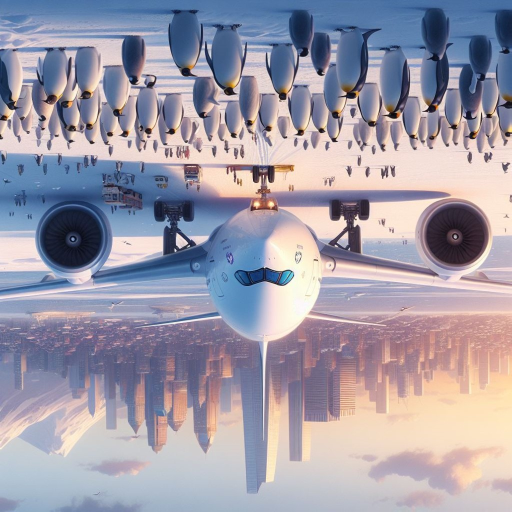
#> input picture upside-down-flipped.jpg, 1023 x 1023 px, found by its file name (shown at 1/2 size)
$ jupyter execute --allow-errors 'PENGOLAHAN CITRA image processing.ipynb'   (shell and % lines are left out)
#> lines starting #> are read from the running program, lines starting #| are printed output that depends on the picture
#Install perintah

#load the LIB

[cell 1]
from PIL import Image
import cv2
import matplotlib.pyplot as plt
import cv2
from scipy import signal
from scipy.ndimage import gaussian_filter
from skimage import io
import numpy as np

#load the IMG

[cell 2]
imgUpsidedown = cv2.imread('/content/drive/MyDrive/Semester 5/PENGOLAHAN CITRA/notebook/upside-down-flipped.jpg')
#> imgUpsidedown is the input picture: shape (1023, 1023, 3); mean B, G, R 168.3, 154.3, 158.7
imageOriginal = cv2.imread('/content/drive/MyDrive/Semester 5/PENGOLAHAN CITRA/notebook/gambar_ori.jpg')
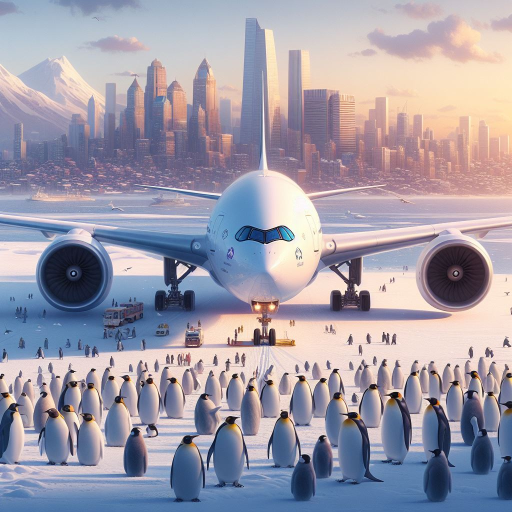
#> input picture gambar_ori.jpg, 1024 x 1024 px, found by its file name (shown at 1/2 size)
#> imageOriginal is the input picture: shape (1024, 1024, 3); mean B, G, R 168.3, 154.3, 158.6

# Convert the BGR image to RGB format
imgUpsidedown = cv2.cvtColor(imgUpsidedown, cv2.COLOR_BGR2RGB)
imageOriginal = cv2.cvtColor(imageOriginal, cv2.COLOR_BGR2RGB)

plt.imshow(imageOriginal)
plt.title("Original")
plt.show()

plt.imshow(imgUpsidedown)
plt.title("Upside Down Flipped")
plt.show()

[cell 3]
from google.colab import drive
drive.mount('/content/drive')

#Image rotate

[cell 4]
# Open the image
img = Image.open('/content/drive/MyDrive/Semester 5/PENGOLAHAN CITRA/notebook/upside-down-flipped.jpg')

# Rotate the image back to normal
img = img.rotate(180)
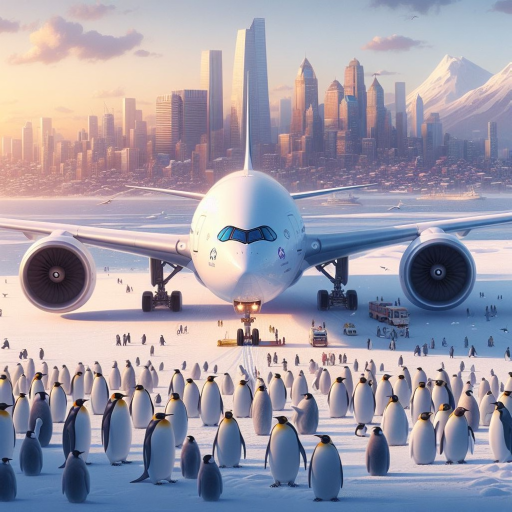
#> img: PIL image 1023x1023 RGB (shown at 1/2 size); mean R, G, B 158.7, 154.3, 168.3

# Save the rotated image
img.save('rotated_image.jpg')

imgrotated = cv2.imread('/content/rotated_image.jpg')

# Convert the BGR image to RGB format
#> (the rest of this cell did not finish here and is left out)

#image flip

#> (a cell that did not finish here is left out)

#Superrrrrrrrrrrrrrrr Resolution

[cell 6]
# Load the image from a file
infile = "/content/flipped_image.jpg"
#> infile = '/content/flipped_image.jpg'
#> (the rest of this cell did not finish here and is left out)
